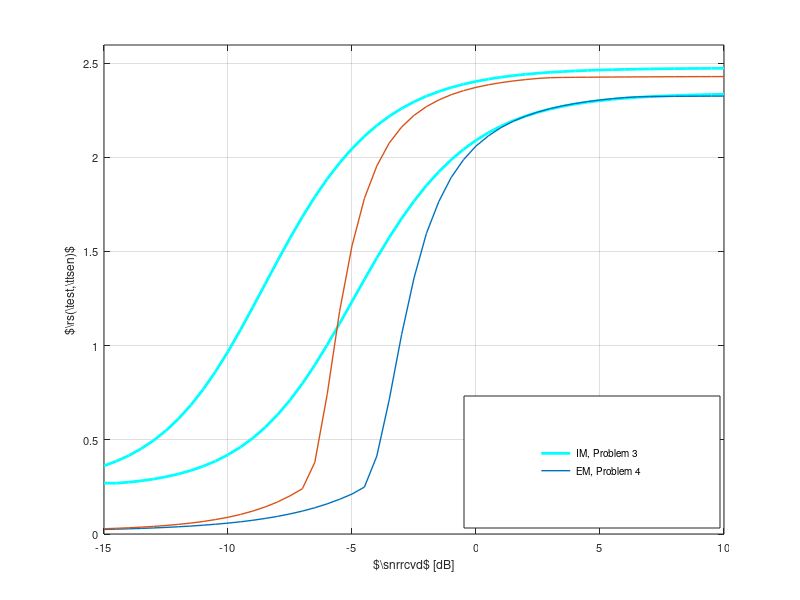

This figure's MATLAB source: (Note: this script raises an error after producing the figure.)
%%%%%%%%%%%%%%%%%%%%%%%%%%%%%%%%%%%%%%%%%%%%%%%%%%%%%%%%%%%%%%%%%%%%%%%%%%%
%                                                      
%
%                                
%        Description: This m-file considers the Throughput-Sesning time 
%        tradeoff with SNR estimation for the fading channel. In this m-script  
%        the long term analysis is investigted that is, considering invidual 
%        frame. Hence, the SNR is considered constant for the time interval 
%        (tau_est + tau_sen). 
%
%        Clearly the recieved power is distributed according to non central
%        chi-2 distribution, which can be approximated as Gaussian 
%        distribution for large sample count (This again needs an analysis, 
%        on how good is the approximation is?)
%        
%        The simulation is performed to show the following:
%        1) Analyse the throughput vs sensing for different cases 
%           - Ideal case, when SNR is known at the ST (i)
%           - Outage Constraint   
%        2) Confirm the theoretical analysis vs simulation results
%
%        Created on: 22.01.16
%        Last modified: 22.01.16
%        Revision History: 22.01.16 --> File generated   
%  
%%%%%%%%%%%%%%%%%%%%%%%%%%%%%%%%%%%%%%%%%%%%%%%%%%%%%%%%%%%%%%%%%%%%%%%%%%%

clear all;
close all;
clc;
%warning off;


                                                                                % Enable( = 1) to perform simulation, theoretical analysis
th = 00;                                                                        % disable ( = 0) to plot curves, data is read from a file
                                                                                % Theoretical anaylsis is also included of simulation as
                                                                                % numerical integration is involved
%%%%%%%%%%%%%%%%%%%%%%%%%%%%%%%%%%%%%%%%%%%%%%%%%%%%%%%%%%%%%%%%%%%%%%%%%%%
%   Parameters
%%%%%%%%%%%%%%%%%%%%%%%%%%%%%%%%%%%%%%%%%%%%%%%%%%%%%%%%%%%%%%%%%%%%%%%%%%%
P_s = 10^(-10/10);                                                              % Power transmitted by ST, the SNR received at SR 
P_p = 10^(-00/10);                                                              % Power transmitted by PT, the SNR received at SR 
                                                                                % varried using this parameter
noise_power = 10^(-100/10);                                                     % noise power -100 dBm
f_s = 1e6;                                                                      % 1 MHz one band
K = 0.1 * f_s;                                                                  % K = Total number of samples in a frame = T * f_s, T = 100 ms WRAN standard
g_p1_true = 10.^(-[115:-0.5:90]/10);                                                % True Path loss between ST and PR   
g_p2_true = 10^(-100/10);                                                       % True Path loss between PR and SR   
g_s_true = 10^(-080/10);                                                        % True Path loss between ST and SR 
P_H0 = 0.8;                                                                     % Probability of Hypothesis 0
P_d_d = 0.90;                                                                   % Constraint on Probability of detection P_d
mu = 0.05;                                                                      % Outage Probability on probability of detection
m_s = [1 1.5];                                                                  % Nakagam-m parameter
m_p2 = [1 1.5];                                                                 % Nakagam-m parameter
N_s = 1;                                                                        % Number of Pilot Symobols 
est_er = noise_power/N_s;                                                       % Variance of the Estimation error for h_s 

num_test_points = 10000;                                                        % Test points for evaluating threshold 

    
%%%%%%%%%%%%%%%%%%%%%%%%%%%%%%%%%%%%%%%%%%%%%%%%%%%%%%%%%%%%%%%%%%%%%%%%%%%
%   Theoretical analysis
%%%%%%%%%%%%%%%%%%%%%%%%%%%%%%%%%%%%%%%%%%%%%%%%%%%%%%%%%%%%%%%%%%%%%%%%%%%
if th
   %% Theoretical parameters
    % m  = [0.5 0.8]
    N_est_th = [1000];                                                           % N_est_th = number of samples used for estimation = tau * f_s 
    N_sen_th = [100:10:500,550:50:5000,5000:100:10000,10500:500:35000];                                                    % N = includes the time in samples, for the ideal3case their is no
    
    % m  = [1 1.5]
    %N_est_th = [100:50:500,600:200:12000];                                      % N_est_th = number of samples used for estimation = tau * f_s 
    %N_sen_th = [100:100:25000];                                                 % N = includes the time in samples, for the ideal3case their is no
    
    %m = [2 3]
    %N_est_th = [10:10:50,60:30:2500];                                           % N_est_th = number of samples used for estimation = tau * f_s 
    %N_sen_th = [10:10:2600];                                                    % N = includes the time in samples, for the ideal case their is no
    
    %m = [4 5 10 50 100]
    %N_est_th = [10:10:50,60:20:600];                                            % N_est_th = number of samples used for estimation = tau * f_s 
    %N_sen_th = [10:5:600];                                                      % N = includes the time in samples, for the ideal case their is no
    
    % estimation time hence sensing time = N_th and the throughput will 
                                                                                % attain a nonzero value. For the accurate, the energy walls sensing 
                                                                                % time begin after the estimation of the rcvd energy is performed.
                                                                                % N_sen = N_th - N_est
    P_f_id_th = zeros(length(m_p2),length(g_p1_true),length(N_sen_th));         % Probability of false alarm ideal case
    P_f_oc_th = zeros(length(m_p2),length(g_p1_true),length(N_sen_th));         % Probability of false alarm outage case

    P_d_id_th = zeros(length(m_p2),length(g_p1_true),length(N_sen_th));         % Probability of detection at ST ideal case
    P_d_oc_th = zeros(length(m_p2),length(g_p1_true),length(N_sen_th));         % Probability of detection at ST outage case
    
    
    R_id_th = zeros(length(m_p2),length(g_p1_true),length(N_sen_th));           % Throughput at SR ideal case
    R_oc_th = zeros(length(m_p2),length(g_p1_true),length(N_sen_th));           % Throughput at SR outage case

    P_f_id_opt_th = zeros(length(m_p2),length(g_p1_true));                      % Probability of false alarm ideal case @ Opt sen time
    P_f_oc_opt_th = zeros(length(m_p2),length(g_p1_true));                      % Probability of false alarm outage case @ Opt sen time

    P_d_id_opt_th = zeros(length(m_p2),length(g_p1_true));                      % Probability of detection at ST ideal case @ Opt sen time
    P_d_oc_opt_th = zeros(length(m_p2),length(g_p1_true));                      % Probability of detection at ST outage case @ Opt sen time
    
    
    R_id_opt_th = zeros(length(m_p2), length(g_p1_true));                       % Throughput at SR ideal case @ Opt sen time
    R_oc_opt_th = zeros(length(m_p2), length(g_p1_true));                       % Throughput at SR outage case @ Opt sen time

    N_id_opt_th = zeros(length(m_p2), length(g_p1_true));                       % Sensing time at SR ideal case @ Opt sen time
    N_oc_opt_th = zeros(length(m_p2), length(g_p1_true));                       % Sensing time at SR outage case @ Opt sen time
    
    for i=1:length(m_p2) 
        disp(strcat('mp2 = ',num2str(m_p2(i)))); 
        

        
        for j=1:length(g_p1_true)
            disp(strcat('SNR_p1 = ',num2str(10 * log10( P_p * g_p1_true(j)/noise_power)))); 
            
           %% Expected Rate
            func_C0 = @(t) log2(1 + t * g_s_true * P_s / noise_power) .*...
                1/gamma(m_s(i)) * m_s(i)^(m_s(i)) .* t.^(m_s(i) - 1) .* exp(-m_s(i) * t);
            func_C1 = @(t, u) log2(1 + t * g_s_true * P_s ./ (P_p * u * g_p2_true + noise_power)) .*...
                1/gamma(m_s(i)) * m_s(i)^(m_s(i)) .* t.^(m_s(i) - 1) .* exp(-m_s(i) * t) .*...
                1/gamma(m_p2(i)) * m_p2(i)^(m_p2(i)) .* u.^(m_p2(i) - 1) .* exp(-m_p2(i) * u);
            C_0_id_th = integral(func_C0, 0, 100);
            C_1_id_th = integral2(func_C1, 0, 100, 0, 100);
            [C_0_oc_th, C_1_oc_th] = calc_capacities_fad(P_p, P_s, g_p2_true, g_s_true,...
            noise_power, noise_power/N_s, N_est_th, N_s, m_p2(i), m_s(i));
            parfor k=1:length(N_sen_th)
                %disp(strcat('N_sen_th = ',num2str(N_sen_th(k))));     
                M = 1e2;                                                                % Number of realizations 
                epsilon_id_th = 0;
                epsilon_oc_th = 0;    
                P_rcvd_sim = zeros(1, M);

                if 1 %% This part is executed only once since ideal case is insensitive to 
                    %% Determining the performance meteric R for all the different cases
                    %% Ideal         
                    %% Threshold  
                     if 1       % 1) Determining threshold by considering the outage constraint on the P_d
                        epsilon_id_th = (2/(N_sen_th(k))*(P_p * g_p1_true(j) * gammaincinv(1 - mu, m_p2(i), 'upper')/m_p2(i)  +...
                        noise_power) * gammaincinv(P_d_d, N_sen_th(k)/2, 'upper')); 

                     %% Probability of detection
                        func_exp_P_d = @(t) gammainc(N_sen_th(k) * epsilon_id_th./...
                            (2 *( t *g_p1_true(j)  + noise_power)), N_sen_th(k)/2, 'upper') .*...
                            1/gamma(m_p2(i)) * m_p2(i)^(m_p2(i)) .* t.^(m_p2(i) - 1) .* exp(-m_p2(i) * t);
                        P_d_id_th(i,j,k) = integral(func_exp_P_d, 0, 100);

                     else       % 2) Conventional way: Determining threshold for a certain value of P_d = P_d_d      
                         g_p1_sim = random('gam',m_p2(i), g_p1_true(j)/m_p2(i), 1, M);                       % Power gain for the channel g_p2 (including path loss)
                         for l=1:M
                            P_rcvd_sim(l) = mean(random('norm',...
                                random('norm',0, sqrt(P_p * g_p1_sim(l)), 1, N_sen_th(k)),...
                                sqrt(noise_power), 1, N_sen_th(k)).^2);
                         end
                         test_points = linspace(min(P_rcvd_sim), max(P_rcvd_sim), num_test_points);
                         P_d_id = zeros(1,num_test_points);
                         for l=1:num_test_points
                            func_P_rcvd = @(t) gammainc(N_sen_th(k) * test_points(l)./...
                                (2 * (t * P_p * g_p2_true +  noise_power)), N_sen_th(k)/2, 'upper') .*...
                                1/gamma(m_p2(i)) * m_p2(i)^(m_p2(i)) .* t.^(m_p2(i) - 1) .* exp(- m_p2(i) * t);
                            P_d_id(l) = integral(func_P_rcvd, 0, 100);
                            if P_d_id(l) < P_d_d
                                epsilon_id_th = test_points(l);
                                P_d_id_th(i,j,k) = P_d_id(l);
                                break;
                            end
                         end
                    end 

                   %% Probability of false alarm 
                    P_f_id_th(i,j,k) = gammainc(N_sen_th(k) * epsilon_id_th/(2 * noise_power), N_sen_th(k)/2, 'upper');



                    R_id_th(i,j,k) = (K - N_sen_th(k))/K * (P_H0 * (1 -  P_f_id_th(i,j,k)) * C_0_id_th +...
                        (1 - P_H0) * (1 - P_d_id_th(i,j,k)) * C_1_id_th);                     
                end


                if N_sen_th(k) >= N_est_th
                   N_sen_ni_th = N_sen_th(k);% - N_est_th;

                   %% Outage case
                    if 1
                      %% Threshold  
                        test_points = linspace(0.1 * epsilon_id_th, 1.5 * epsilon_id_th, num_test_points);
                        P_d_oc = zeros(1,num_test_points);
                        for l=1:num_test_points
                           func_P_d = @(t) gammainc(N_est_th * N_sen_ni_th * test_points(l)./...
                               (4 * (P_p * g_p1_true(j) * t + noise_power) * gammaincinv(P_d_d, N_sen_ni_th/2, 'upper')),...
                               N_est_th/2, 'upper') .*...
                               1/gamma(m_p2(i)) * m_p2(i)^(m_p2(i)) .* t.^(m_p2(i) - 1) .* exp(- m_p2(i) * t); 
                           P_d_oc(l) = integral(func_P_d, 0, 100);
                           %P_d_oc(j) = gammainc(N_est_th * N_sen_ni_th * test_points(j)./...
                           %    (4 * (P_p * g_p1_true + noise_power) * gammaincinv(P_d_d, N_sen_ni_th/2, 'upper')),  N_est_th/2, 'upper') .*...
                           %    1; 

                            if P_d_oc(l) <= 1 - mu 
                                epsilon_oc_th = test_points(l);


                              %% Evaluate the intergral using the distribution function
                                if 1
                                    x_pts = linspace(0,1,10000);
                                    CDF_pts = zeros(1,length(x_pts));
                                    for l=1:length(x_pts)
                                        func_P_d = @(t) 1 - gammainc(N_est_th * N_sen_ni_th * epsilon_oc_th./...
                                            (4 * (P_p * g_p1_true(j)  * t + noise_power) * gammaincinv(x_pts(l),...
                                            N_sen_ni_th/2, 'upper')),  N_est_th/2, 'upper') .*...
                                            1/gamma(m_p2(i)) * m_p2(i)^(m_p2(i)) .* t.^(m_p2(i) - 1) .* exp(- m_p2(i) * t); 
                                        CDF_pts(l) = integral(func_P_d, 0, 100);
                                    end
                                    PDF_pts = diff(CDF_pts);
                                    P_d_oc_th(i,j,k) = sum(PDF_pts .* x_pts(2:end));
                                else

                                    func_P_d = @(u, t) u .* exp(gammaln(N_sen_ni_th/2) - gammaln(N_est_th/2) -... 
                                        epsilon_oc_th * N_est_th * N_sen_ni_th./ (4 * (t * P_p * g_p1_true(j)  + noise_power) .*...
                                        gammaincinv(u ,N_sen_ni_th/2,'upper')) + gammaincinv(u, N_sen_ni_th/2,'upper') +...
                                        N_est_th/2 * log(epsilon_oc_th * N_sen_ni_th * N_est_th./ (4 * (t * P_p * g_p1_true(j) + noise_power) .*...
                                        gammaincinv(u, N_sen_ni_th/2,'upper'))) +...
                                        (N_sen_ni_th/2) * log(1./gammaincinv(u, N_sen_ni_th/2,'upper'))) .*...
                                        1/gamma(m_p2(i)) * m_p2(i)^(m_p2(i)) .* t.^(m_p2(i) - 1) .* exp(-m_p2(i) * t);
                                     P_d_oc_th(i,j,k) = integral2(func_P_d, 0, 1, 0, 100);
                                end
                                break;
                            end
                        end


                      %% Probability of false alarm and expected probability of dectection
                        P_f_oc_th(i,j,k) = gammainc(N_sen_ni_th * epsilon_oc_th/(2 * noise_power), N_sen_ni_th/2, 'upper');

                        R_oc_th(i,j,k) = (K - N_sen_th(k))/K * (P_H0 * (1 -  P_f_oc_th(i,j,k)) * C_0_oc_th +...
                        (1 - P_H0) * (1 - P_d_oc_th(i,j,k)) * C_1_oc_th);

                    end   

                end
            end    
            % Optimum throughput for the ideal model
            [R_id_opt_th(i,j) index_id] = max(R_id_th(i,j,:));
            N_id_opt_th(i,j) = N_sen_th(index_id);

            % Optimum throughput for the estimation model -- outage constraint case
            [R_oc_opt_th(i,j) index_oc] = max(R_oc_th(i,j,:));
            N_oc_opt_th(i,j) = N_sen_th(index_oc);
            
            disp(strcat('R_id_opt_th(i,j)  = ',num2str(R_id_opt_th(i,j)))); 
            disp(strcat('N_id_opt_th(i,j)  = ',num2str(N_id_opt_th(i,j)))); 
            disp(strcat('R_oc_opt_th(i,j)  = ',num2str(R_oc_opt_th(i,j)))); 
            disp(strcat('N_oc_opt_th(i,j)  = ',num2str(N_oc_opt_th(i,j))));
            save('results_opt_thr_vs_SNR_fading.mat');
        end
    end
    quit;
end

if 1
    %%%%%%%%%%%%%%%%%%%%%%%%%%%%%%%%%%%%%%%%%%%%%%%%%%%%%%%%%%%%%%%%%%%%%%%%%%%
    %   Plot curves theoretical analysis --  Optimum throughput vs SNR
    %%%%%%%%%%%%%%%%%%%%%%%%%%%%%%%%%%%%%%%%%%%%%%%%%%%%%%%%%%%%%%%%%%%%%%%%%%%
    load('results_opt_thr_vs_SNR_fading.mat'); 
    Fontsize = 8;
    SNR = (10*log10(P_p * g_p1_true/noise_power));
    index = [1:1:length(SNR)];% [1,5:3:14,15:4:length(N_est_th)];
    figure(1);
        
    
    if 0
        plot(N_sen_th * 1e-3, reshape(R_id_th(1,1,:),1, length(N_sen_th)), 'LineWidth',1); 
    end
    
    %% m = 1
    k = 1;
    h1  = plot(SNR(index), R_id_opt_th(k,index), 'c', 'LineWidth',2);    
    hold on,
    h2 = plot(SNR(index), R_oc_opt_th(k,index), 'LineStyle', '-', 'LineWidth', 1);

    
    %% m = 1
    k = 2;
    hold on,
    plot(SNR(index), R_id_opt_th(k,index), 'c', 'LineWidth',2);    
    hold on,
    plot(SNR(index), R_oc_opt_th(k,index), 'LineStyle', '-', 'LineWidth', 1);
    
    
    %%%%%%%%%%%%%%%%%%%%%%%%%%%%%%%%%%%%%%%%%%%%%%%%%%%%%%%%%%%%%%%%%%%%%%%%%%%
    %   Plot curves cosmetic makeover
    %%%%%%%%%%%%%%%%%%%%%%%%%%%%%%%%%%%%%%%%%%%%%%%%%%%%%%%%%%%%%%%%%%%%%%%%%%%

    grid on;
    axis([min(SNR(index)) max(SNR(index)) 0  max(R_id_opt_th(2, index)) * 1.05]);
    ylabel('$\rs(\test,\ttsen)$','FontSize',Fontsize);
    xlabel('$\snrrcvd$ [dB]','FontSize',Fontsize);
    %hl = legend([h1 h2 h3 h5 h4],'$\rs$', '$\rsac$', '$\rsoc$', '$\ttsen$', 'Sim');
    hl = legend([h1 h2],'IM, Problem 3', 'EM, Problem 4');
    %set(hl, 'position',[0.725 0.12 0.15 0.31]);
    set(hl, 'position',[0.58 0.12 0.32 0.22]);
    set(gca,'FontSize',Fontsize);

    laprint(1, '../figures/fig_opt_thr_vs_SNR_fading', 'options', 'factory', 'width', 8, 'scalefonts',...
        'on', 'factor',0.5, 'keepfontprops', 'on');
end
